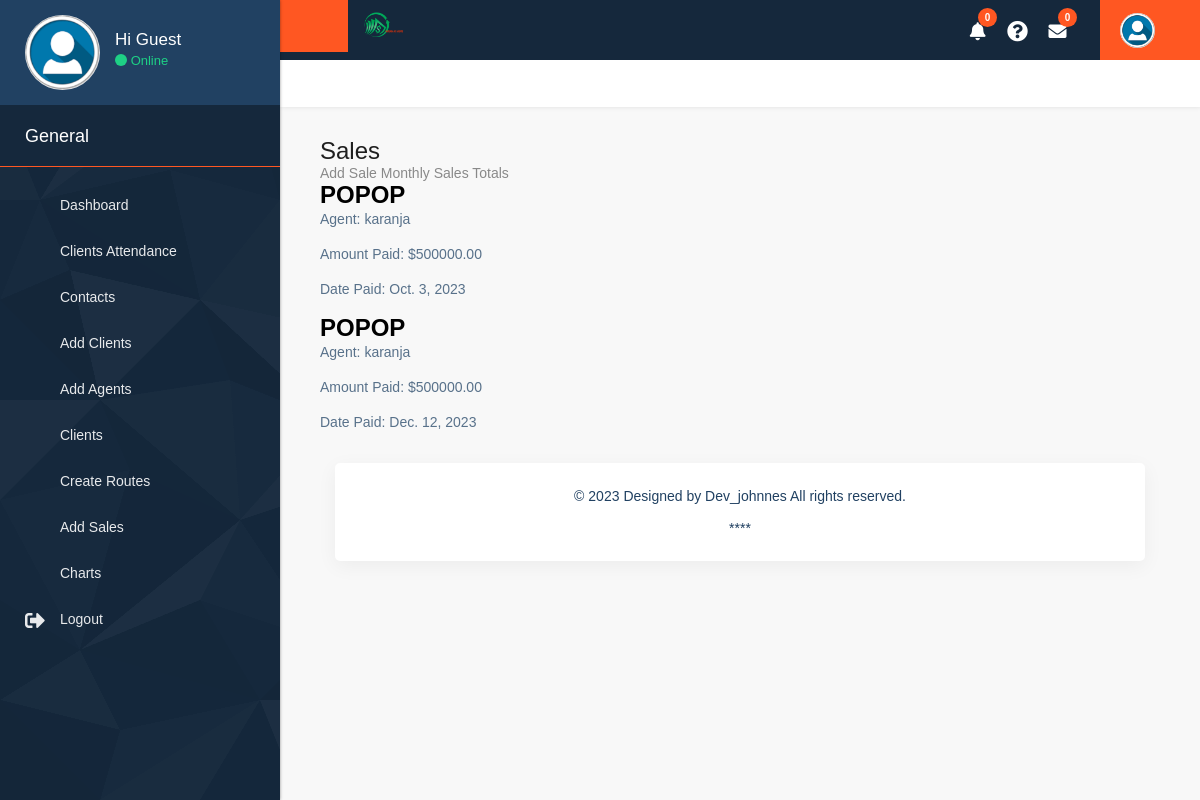
Page /sales/ on the committed database.
### accounts/models.py (models this page shows, shortened)
class Sale(models.Model):
    agent = models.ForeignKey(User, on_delete=models.CASCADE)
    client_name = models.CharField(max_length=100)
    loan_amount_paid = models.DecimalField(max_digits=10, decimal_places=2)
    date_paid = models.DateField()
    commission = models.DecimalField(max_digits=10, decimal_places=2, default=0.00)  # Add commission field

class User(AbstractUser):
    email = models.EmailField(unique=True)
    is_member = models.BooleanField(default=False)
    is_vendor = models.BooleanField(default=False)
    is_management = models.BooleanField(default=False)

### accounts/views.py (the view)
# urls.py: path('sales/', views.display_sales, name='sales'),
def display_sales(request):
    sales = Sale.objects.all()
    return render(request, 'management/display_sales.html', {'sales': sales})

### accounts/templates/management/display_sales.html (shortened to what this page needs)
{% extends "management/base.html" %}
{% block content %}
    <h1>Sales</h1>
    <a href="{% url 'add_sale' %}">Add Sale</a>
    <a href="{% url 'monthly_sales' %}">Monthly Sales Totals</a>
    {% for sale in sales %}
    <div class="sale-card">
        <h3>{{ sale.client_name }}</h3>
        <p>Agent: {{ sale.agent }}</p>
        <p>Amount Paid: ${{ sale.loan_amount_paid }}</p>
        <p>Date Paid: {{ sale.date_paid }}</p>
    </div>
    {% endfor %}
</body>
{% endblock content %}

### static/css/style.css (style rules this page uses)
* { margin: 0; padding: 0; outline: none !important; }
html, body { color: #898989; font-size: 14px; font-family: 'Poppins', sans-serif; line-height: normal; font-weight: 300; overflow-x: hidden !important; }
a { color: #1f1f1f; text-decoration: none !important; outline: none !important; -webkit-transition: all .3s ease-in-out; -moz-transition: all .3s ease-in-out; -ms-transition: all .3s ease-in-out; -o-transition: all .3s ease-in-out; transition: all .3s ease-in-out; }
h1, h2, h3, h4, h5, h6 { letter-spacing: 0; font-weight: normal; position: relative; padding: 0; font-weight: normal; line-height: normal; color: #1f1f1f; margin: 0 }
h1 { font-size: 24px }
h3 { font-size: 18px }
a { color: #898989; text-decoration: none; outline: none; }
a, .btn { text-decoration: none !important; outline: none !important; -webkit-transition: all .3s ease-in-out; -moz-transition: all .3s ease-in-out; -ms-transition: all .3s ease-in-out; -o-transition: all .3s ease-in-out; transition: all .3s ease-in-out; }
h3 { font-size: 24px; color: #000; line-height: normal; font-weight: 700; text-transform: uppercase; }
p { color: #58718a; font-size: 14px; line-height: 21px; }

### rows in the picture
Sale: client_name "POPOP", agent "karanja", loan_amount_paid "500000.00", date_paid "Oct. 3, 2023"
Sale: client_name "POPOP", agent "karanja", loan_amount_paid "500000.00", date_paid "Dec. 12, 2023"

### other values in the picture
{{ user.first_name.title|default:'Guest' }} "Guest"
